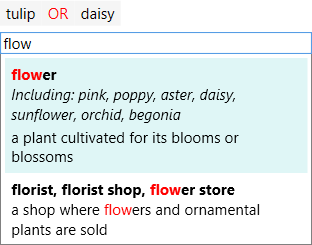
#> input picture text/img/keyword-textbox.png, 312 x 245 px; its folder holds only this picture in this run
$ python -i resize.py   (imports and definitions only)
#> lines starting #> are read from the running program, lines starting #| are printed output that depends on the picture
import os
import glob
from PIL import Image
from multiprocessing import Pool, Value
import itertools


WIDTH = 1280
HEIGHT = 720
SCALES = [(int(WIDTH * s), int(HEIGHT * s)) for s in [0.0625, 0.125, 0.25, 0.5, 1., 1.4142]]


def get_images(folder):
    files = []
    for ext in ["*.jpg", "*.jpeg", "*.png"]:
        files.extend(glob.glob(os.path.join(folder, "*", ext)))
    return files


def resize(images):
    output_dir = "_kf_resized"
    global counter

    for im in images:
        basename = ".".join(os.path.basename(im).split(".")[:-1])
        dir_name = im.split("/")[-2]
        if not os.path.exists(output_dir + "/" + dir_name):
            os.mkdir(output_dir + "/" + dir_name)

        im = Image.open(im)
        im = im.convert('RGB')

        for w, h in SCALES:
            im2 = im
            if im.width != w or im.height != h:
                im2 = im.resize((w, h), Image.BILINEAR)

            im2.save(os.path.join(output_dir, dir_name, basename + "_" + str(w) + "x" + str(h) + ".jpg"))

        with counter.get_lock():
            counter.value += 1
        print("\r{:7d}/{:7d}".format(counter.value, len(imgs)), end="")


def split_seq(iterable, size):
    it = iter(iterable)
    item = list(itertools.islice(it, size))
    while item:
        yield item
        item = list(itertools.islice(it, size))


# [1 line that did not run here, left out]
imgs = get_images("_kf")


# [2 lines not run here, left out]

>>> import cv2
>>> picture = cv2.imread('../text/img/keyword-textbox.png', cv2.IMREAD_GRAYSCALE)
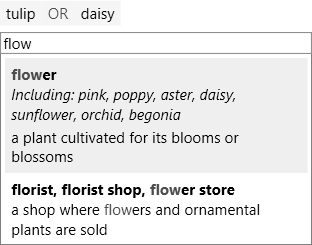
#> picture: shape (245, 312); min 0, max 255, mean 232.1
#> (the run stopped early here; a loop or call above may not have finished)
